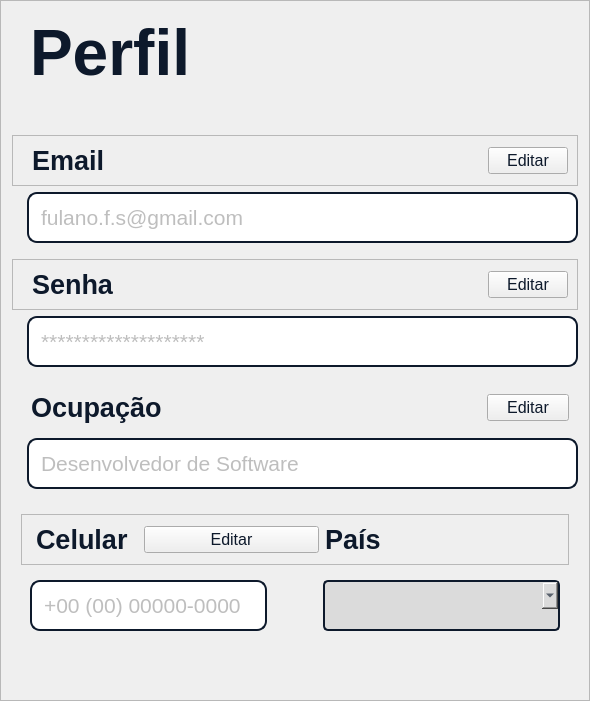
              <widget class="QFrame" name="frame_10">
               <property name="sizePolicy">
                <sizepolicy hsizetype="Minimum" vsizetype="Preferred">
                 <horstretch>0</horstretch>
                 <verstretch>0</verstretch>
                </sizepolicy>
               </property>
               <property name="styleSheet">
                <string notr="true"/>
               </property>
               <property name="frameShape">
                <enum>QFrame::StyledPanel</enum>
               </property>
               <property name="frameShadow">
                <enum>QFrame::Raised</enum>
               </property>
               <layout class="QVBoxLayout" name="verticalLayout_3">
                <item>
                 <widget class="QLabel" name="label_2">
                  <property name="sizePolicy">
                   <sizepolicy hsizetype="Minimum" vsizetype="Maximum">
                    <horstretch>0</horstretch>
                    <verstretch>0</verstretch>
                   </sizepolicy>
                  </property>
                  <property name="font">
                   <font>
                    <pointsize>48</pointsize>
                    <weight>75</weight>
                    <bold>true</bold>
                   </font>
                  </property>
                  <property name="styleSheet">
                   <string notr="true">color: #0D192B;
margin-top: 5px;</string>
                  </property>
                  <property name="text">
                   <string>Perfil</string>
                  </property>
                 </widget>
                </item>
                <item>
                 <spacer name="verticalSpacer">
                  <property name="orientation">
                   <enum>Qt::Vertical</enum>
                  </property>
                  <property name="sizeType">
                   <enum>QSizePolicy::Maximum</enum>
                  </property>
                  <property name="sizeHint" stdset="0">
                   <size>
                    <width>20</width>
                    <height>40</height>
                   </size>
                  </property>
                 </spacer>
                </item>
                <item>
                 <widget class="QFrame" name="frame_2">
                  <property name="sizePolicy">
                   <sizepolicy hsizetype="Minimum" vsizetype="Maximum">
                    <horstretch>0</horstretch>
                    <verstretch>0</verstretch>
                   </sizepolicy>
                  </property>
                  <property name="styleSheet">
                   <string notr="true"/>
                  </property>
                  <property name="frameShape">
                   <enum>QFrame::StyledPanel</enum>
                  </property>
                  <property name="frameShadow">
                   <enum>QFrame::Raised</enum>
                  </property>
                  <layout class="QHBoxLayout" name="horizontalLayout_4">
                   <item>
                    <spacer name="horizontalSpacer_4">
                     <property name="orientation">
                      <enum>Qt::Horizontal</enum>
                     </property>
                     <property name="sizeType">
                      <enum>QSizePolicy::Maximum</enum>
                     </property>
                     <property name="sizeHint" stdset="0">
                      <size>
                       <width>10</width>
                       <height>20</height>
                      </size>
                     </property>
                    </spacer>
                   </item>
                   <item>
                    <widget class="QLabel" name="lbl_email">
                     <property name="sizePolicy">
                      <sizepolicy hsizetype="Minimum" vsizetype="Maximum">
                       <horstretch>0</horstretch>
                       <verstretch>0</verstretch>
                      </sizepolicy>
                     </property>
                     <property name="font">
                      <font>
                       <pointsize>20</pointsize>
                       <weight>75</weight>
                       <bold>true</bold>
                      </font>
                     </property>
                     <property name="styleSheet">
                      <string notr="true">min-width: 450px;
color: #0D192B;</string>
                     </property>
                     <property name="text">
                      <string>Email</string>
                     </property>
                    </widget>
                   </item>
                   <item>
                    <widget class="QPushButton" name="btn_editar_email">
                     <property name="sizePolicy">
                      <sizepolicy hsizetype="Minimum" vsizetype="Maximum">
                       <horstretch>0</horstretch>
                       <verstretch>0</verstretch>
                      </sizepolicy>
                     </property>
                     <property name="font">
                      <font>
                       <pointsize>12</pointsize>
                      </font>
                     </property>
                     <property name="styleSheet">
                      <string notr="true">color: #0D192B;</string>
                     </property>
                     <property name="text">
                      <string>Editar</string>
                     </property>
                    </widget>
                   </item>
                  </layout>
                 </widget>
                </item>
                <item>
                 <widget class="QLineEdit" name="edit_email">
                  <property name="enabled">
                   <bool>false</bool>
                  </property>
                  <property name="sizePolicy">
                   <sizepolicy hsizetype="Minimum" vsizetype="Minimum">
                    <horstretch>0</horstretch>
                    <verstretch>0</verstretch>
                   </sizepolicy>
                  </property>
                  <property name="font">
                   <font>
                    <pointsize>16</pointsize>
                   </font>
                  </property>
                  <property name="styleSheet">
                   <string notr="true">margin-left: 15px;
margin-bottom: 10px;
border-radius: 10px;
border: 2px solid #0D192B;
padding: 10px;</string>
                  </property>
                  <property name="text">
                   <string>fulano.f.s@gmail.com</string>
                  </property>
                 </widget>
                </item>
                <item>
                 <widget class="QFrame" name="frame_3">
                  <property name="sizePolicy">
                   <sizepolicy hsizetype="Minimum" vsizetype="Maximum">
                    <horstretch>0</horstretch>
                    <verstretch>0</verstretch>
                   </sizepolicy>
                  </property>
                  <property name="frameShape">
                   <enum>QFrame::StyledPanel</enum>
                  </property>
                  <property name="frameShadow">
                   <enum>QFrame::Raised</enum>
                  </property>
                  <layout class="QHBoxLayout" name="horizontalLayout_6">
                   <item>
                    <spacer name="horizontalSpacer_6">
                     <property name="orientation">
                      <enum>Qt::Horizontal</enum>
                     </property>
                     <property name="sizeType">
                      <enum>QSizePolicy::Maximum</enum>
                     </property>
                     <property name="sizeHint" stdset="0">
                      <size>
                       <width>10</width>
                       <height>20</height>
                      </size>
                     </property>
                    </spacer>
                   </item>
                   <item>
                    <widget class="QLabel" name="lbl_senha">
                     <property name="sizePolicy">
                      <sizepolicy hsizetype="Preferred" vsizetype="Maximum">
                       <horstretch>0</horstretch>
                       <verstretch>0</verstretch>
                      </sizepolicy>
                     </property>
                     <property name="font">
                      <font>
                       <pointsize>20</pointsize>
                       <weight>75</weight>
                       <bold>true</bold>
                      </font>
                     </property>
                     <property name="styleSheet">
                      <string notr="true">min-width: 450px;
color: #0D192B;</string>
                     </property>
                     <property name="text">
                      <string>Senha</string>
                     </property>
                    </widget>
                   </item>
                   <item>
                    <widget class="QPushButton" name="btn_editar_senha">
                     <property name="sizePolicy">
                      <sizepolicy hsizetype="Minimum" vsizetype="Maximum">
                       <horstretch>0</horstretch>
                       <verstretch>0</verstretch>
                      </sizepolicy>
                     </property>
                     <property name="font">
                      <font>
                       <pointsize>12</pointsize>
                      </font>
                     </property>
                     <property name="styleSheet">
                      <string notr="true">color: #0D192B;</string>
                     </property>
                     <property name="text">
                      <string>Editar</string>
                     </property>
                    </widget>
                   </item>
                  </layout>
                 </widget>
                </item>
                <item>
                 <widget class="QLineEdit" name="edit_senha">
                  <property name="enabled">
                   <bool>false</bool>
                  </property>
                  <property name="sizePolicy">
                   <sizepolicy hsizetype="Minimum" vsizetype="Minimum">
                    <horstretch>0</horstretch>
                    <verstretch>0</verstretch>
                   </sizepolicy>
                  </property>
                  <property name="font">
                   <font>
                    <pointsize>16</pointsize>
                   </font>
                  </property>
                  <property name="styleSheet">
                   <string notr="true">margin-left: 15px;
margin-bottom: 10px;
border-radius: 10px;
border: 2px solid #0D192B;
padding: 10px;</string>
                  </property>
                  <property name="text">
                   <string>********************</string>
                  </property>
                 </widget>
                </item>
                <item>
                 <widget class="QFrame" name="frame_4">
                  <property name="sizePolicy">
                   <sizepolicy hsizetype="Minimum" vsizetype="Maximum">
                    <horstretch>0</horstretch>
                    <verstretch>0</verstretch>
                   </sizepolicy>
                  </property>
                  <property name="frameShape">
                   <enum>QFrame::NoFrame</enum>
                  </property>
                  <property name="frameShadow">
                   <enum>QFrame::Raised</enum>
                  </property>
                  <layout class="QHBoxLayout" name="horizontalLayout_7">
                   <item>
                    <spacer name="horizontalSpacer_7">
                     <property name="orientation">
                      <enum>Qt::Horizontal</enum>
                     </property>
                     <property name="sizeType">
                      <enum>QSizePolicy::Maximum</enum>
                     </property>
                     <property name="sizeHint" stdset="0">
                      <size>
                       <width>10</width>
                       <height>20</height>
                      </size>
                     </property>
                    </spacer>
                   </item>
                   <item>
                    <widget class="QLabel" name="lbl_ocupacao">
                     <property name="sizePolicy">
                      <sizepolicy hsizetype="Preferred" vsizetype="Maximum">
                       <horstretch>0</horstretch>
                       <verstretch>0</verstretch>
                      </sizepolicy>
                     </property>
                     <property name="font">
                      <font>
                       <pointsize>20</pointsize>
                       <weight>75</weight>
                       <bold>true</bold>
                      </font>
                     </property>
                     <property name="styleSheet">
                      <string notr="true">min-width: 450px;
color: #0D192B;</string>
                     </property>
                     <property name="text">
                      <string>Ocupação</string>
                     </property>
                    </widget>
                   </item>
                   <item>
                    <widget class="QPushButton" name="pushButton">
                     <property name="sizePolicy">
                      <sizepolicy hsizetype="Minimum" vsizetype="Maximum">
                       <horstretch>0</horstretch>
                       <verstretch>0</verstretch>
                      </sizepolicy>
                     </property>
                     <property name="font">
                      <font>
                       <pointsize>12</pointsize>
                      </font>
                     </property>
                     <property name="styleSheet">
                      <string notr="true">color: #0D192B;</string>
                     </property>
                     <property name="text">
                      <string>Editar</string>
                     </property>
                    </widget>
                   </item>
                  </layout>
                 </widget>
                </item>
                <item>
                 <widget class="QLineEdit" name="edit_ocupacao">
                  <property name="enabled">
                   <bool>false</bool>
                  </property>
                  <property name="sizePolicy">
                   <sizepolicy hsizetype="Minimum" vsizetype="Minimum">
                    <horstretch>0</horstretch>
                    <verstretch>0</verstretch>
                   </sizepolicy>
                  </property>
                  <property name="font">
                   <font>
                    <pointsize>16</pointsize>
                   </font>
                  </property>
                  <property name="styleSheet">
                   <string notr="true">margin-left: 15px;
margin-bottom: 10px;
border-radius: 10px;
border: 2px solid #0D192B;
padding: 10px;</string>
                  </property>
                  <property name="text">
                   <string>Desenvolvedor de Software</string>
                  </property>
                 </widget>
                </item>
                <item>
                 <widget class="QFrame" name="frame_5">
                  <property name="styleSheet">
                   <string notr="true"/>
                  </property>
                  <property name="frameShape">
                   <enum>QFrame::NoFrame</enum>
                  </property>
                  <property name="frameShadow">
                   <enum>QFrame::Raised</enum>
                  </property>
                  <layout class="QVBoxLayout" name="verticalLayout_4">
                   <item>
                    <widget class="QFrame" name="frame">
                     <property name="sizePolicy">
                      <sizepolicy hsizetype="Minimum" vsizetype="Maximum">
                       <horstretch>0</horstretch>
                       <verstretch>0</verstretch>
                      </sizepolicy>
                     </property>
                     <property name="styleSheet">
                      <string notr="true"/>
                     </property>
                     <property name="frameShape">
                      <enum>QFrame::StyledPanel</enum>
                     </property>
                     <property name="frameShadow">
                      <enum>QFrame::Raised</enum>
                     </property>
                     <layout class="QHBoxLayout" name="horizontalLayout_8">
                      <item>
                       <spacer name="horizontalSpacer_8">
                        <property name="orientation">
                         <enum>Qt::Horizontal</enum>
                        </property>
                        <property name="sizeType">
                         <enum>QSizePolicy::Maximum</enum>
                        </property>
                        <property name="sizeHint" stdset="0">
                         <size>
                          <width>5</width>
                          <height>20</height>
                         </size>
                        </property>
                       </spacer>
                      </item>
                      <item>
                       <widget class="QLabel" name="lbl_celular">
                        <property name="sizePolicy">
                         <sizepolicy hsizetype="Maximum" vsizetype="Maximum">
                          <horstretch>0</horstretch>
                          <verstretch>0</verstretch>
                         </sizepolicy>
                        </property>
                        <property name="font">
                         <font>
                          <pointsize>20</pointsize>
                          <weight>75</weight>
                          <bold>true</bold>
                         </font>
                        </property>
                        <property name="styleSheet">
                         <string notr="true">color: #0D192B;</string>
                        </property>
                        <property name="text">
                         <string>Celular</string>
                        </property>
                       </widget>
                      </item>
                      <item>
                       <spacer name="horizontalSpacer_14">
                        <property name="orientation">
                         <enum>Qt::Horizontal</enum>
                        </property>
                        <property name="sizeType">
                         <enum>QSizePolicy::Maximum</enum>
                        </property>
                        <property name="sizeHint" stdset="0">
                         <size>
                          <width>0</width>
                          <height>20</height>
                         </size>
                        </property>
                       </spacer>
                      </item>
                      <item>
                       <spacer name="horizontalSpacer_16">
                        <property name="orientation">
                         <enum>Qt::Horizontal</enum>
                        </property>
                        <property name="sizeType">
                         <enum>QSizePolicy::Maximum</enum>
                        </property>
                        <property name="sizeHint" stdset="0">
                         <size>
                          <width>10</width>
                          <height>0</height>
                         </size>
                        </property>
                       </spacer>
                      </item>
                      <item>
                       <widget class="QPushButton" name="btn_editar_celular">
                        <property name="sizePolicy">
                         <sizepolicy hsizetype="Minimum" vsizetype="Maximum">
                          <horstretch>0</horstretch>
                          <verstretch>0</verstretch>
                         </sizepolicy>
                        </property>
                        <property name="font">
                         <font>
                          <pointsize>12</pointsize>
                         </font>
                        </property>
                        <property name="styleSheet">
                         <string notr="true">color: #0D192B;</string>
                        </property>
                        <property name="text">
                         <string>Editar</string>
                        </property>
                       </widget>
                      </item>
                      <item>
                       <widget class="QLabel" name="lbl_pais">
                        <property name="sizePolicy">
                         <sizepolicy hsizetype="Minimum" vsizetype="Maximum">
                          <horstretch>0</horstretch>
                          <verstretch>0</verstretch>
                         </sizepolicy>
                        </property>
                        <property name="font">
                         <font>
                          <pointsize>20</pointsize>
                          <weight>75</weight>
                          <bold>true</bold>
                         </font>
                        </property>
                        <property name="styleSheet">
                         <string notr="true">color: #0D192B;</string>
                        </property>
                        <property name="text">
                         <string>País</string>
                        </property>
                       </widget>
                      </item>
                      <item>
                       <spacer name="horizontalSpacer_15">
                        <property name="orientation">
                         <enum>Qt::Horizontal</enum>
                        </property>
                        <property name="sizeType">
                         <enum>QSizePolicy::Maximum</enum>
                        </property>
                        <property name="sizeHint" stdset="0">
                         <size>
                          <width>60</width>
                          <height>20</height>
                         </size>
                        </property>
                       </spacer>
                      </item>
                     </layout>
                    </widget>
                   </item>
                   <item>
                    <widget class="QFrame" name="frame_6">
                     <property name="sizePolicy">
                      <sizepolicy hsizetype="Preferred" vsizetype="Maximum">
                       <horstretch>0</horstretch>
                       <verstretch>0</verstretch>
                      </sizepolicy>
                     </property>
                     <property name="styleSheet">
                      <string notr="true">margin-bottom: 20px;</string>
                     </property>
                     <property name="frameShape">
                      <enum>QFrame::NoFrame</enum>
                     </property>
                     <property name="frameShadow">
                      <enum>QFrame::Raised</enum>
                     </property>
                     <layout class="QHBoxLayout" name="horizontalLayout_5">
                      <item>
                       <widget class="QLineEdit" name="edit_celular">
                        <property name="enabled">
                         <bool>false</bool>
                        </property>
                        <property name="sizePolicy">
                         <sizepolicy hsizetype="Minimum" vsizetype="Minimum">
                          <horstretch>0</horstretch>
                          <verstretch>0</verstretch>
                         </sizepolicy>
                        </property>
                        <property name="font">
                         <font>
                          <pointsize>16</pointsize>
                         </font>
                        </property>
                        <property name="styleSheet">
                         <string notr="true">border-radius: 10px;
border: 2px solid #0D192B;
min-width: 200px;
padding: 10px;</string>
                        </property>
                        <property name="text">
                         <string>+00 (00) 00000-0000</string>
                        </property>
                        <property name="maxLength">
                         <number>19</number>
                        </property>
                       </widget>
                      </item>
                      <item>
                       <spacer name="horizontalSpacer_5">
                        <property name="orientation">
                         <enum>Qt::Horizontal</enum>
                        </property>
                        <property name="sizeType">
                         <enum>QSizePolicy::Maximum</enum>
                        </property>
                        <property name="sizeHint" stdset="0">
                         <size>
                          <width>50</width>
                          <height>0</height>
                         </size>
                        </property>
                       </spacer>
                      </item>
                      <item>
                       <widget class="QComboBox" name="cmbox_pais">
                        <property name="sizePolicy">
                         <sizepolicy hsizetype="Minimum" vsizetype="Minimum">
                          <horstretch>0</horstretch>
                          <verstretch>0</verstretch>
                         </sizepolicy>
                        </property>
                        <property name="font">
                         <font>
                          <pointsize>16</pointsize>
                         </font>
                        </property>
                        <property name="styleSheet">
                         <string notr="true">QComboBox {
    background-color: rgb(219, 219, 219);
    color: rgb(13, 25, 43);
    padding: 5px 10px;
    border-radius: 5px;
	border: 2px solid #0D192B;
    min-width: 80px;
    min-height: 25px;
}

/* Estilo da lista suspensa (popup de opções) */
QComboBox QAbstractItemView {
    background-color: white;
    color: rgb(13, 25, 43);
    min-width: 100px;  /* &lt;-- isso evita o corte */
    padding: 5px;
    border: 1px solid #999;
    selection-background-color: rgb(13, 25, 43);
    color: rgb(13, 25, 43);
}</string>
                        </property>
                       </widget>
                      </item>
                     </layout>
                    </widget>
                   </item>
                  </layout>
                 </widget>
                </item>
               </layout>
              </widget>
